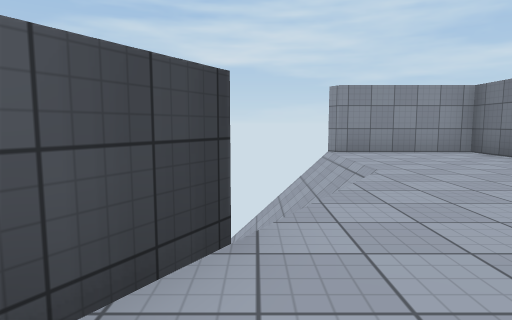
[1] (above)

17 first-person views from a walk through a Unity game level. The camera is 1.2 m above the floor, tilts 6° down and sees 75° across. The floor is counted in squares, 2 m on a side. Each view is taken from the middle of a square. On the plan, view 1 faces up. The plan holds only what a view shows up to about 10 squares ahead; the rest is blank. Surface patterns are stand-ins for the level's own textures.

[2]
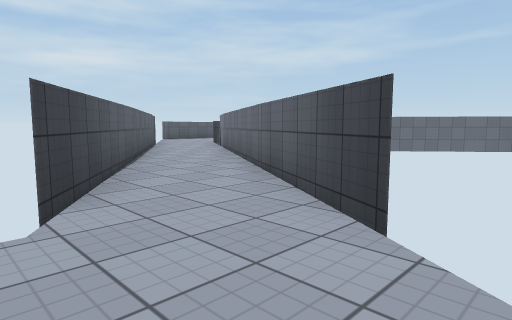

[3]
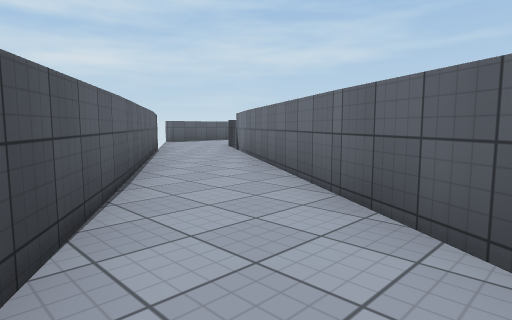

[4]
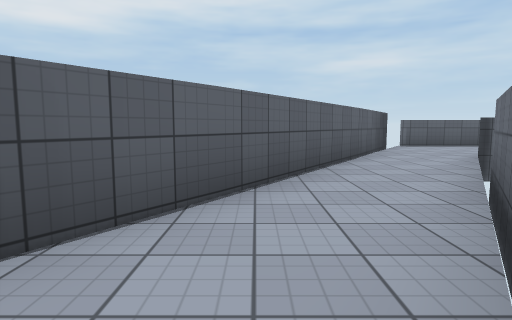

[5]
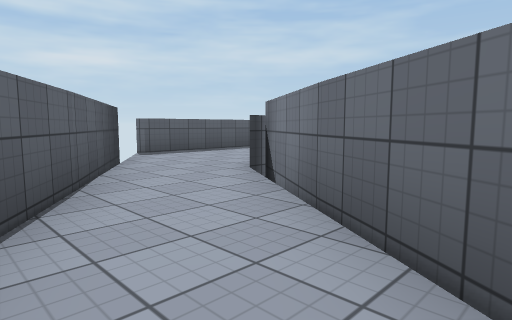

[6]
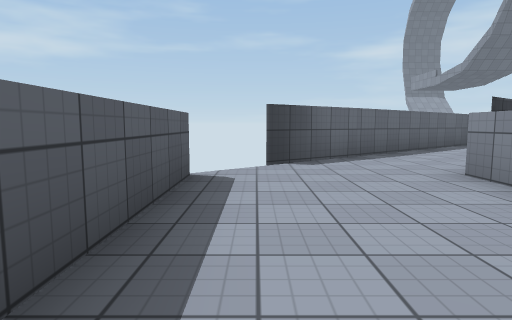

[7]
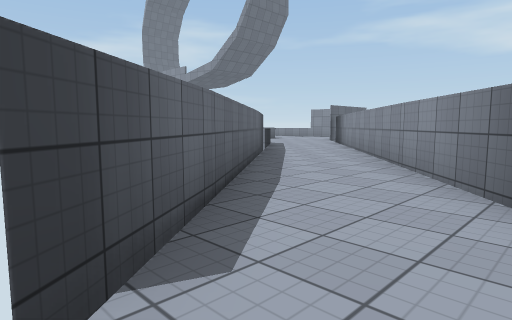

[8]
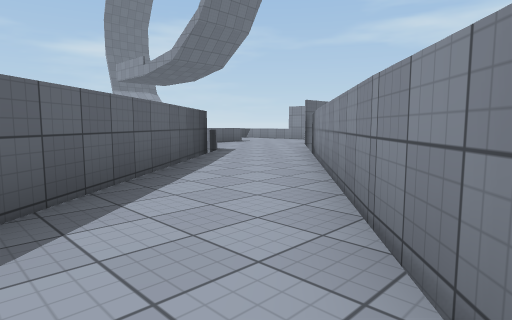

[9]
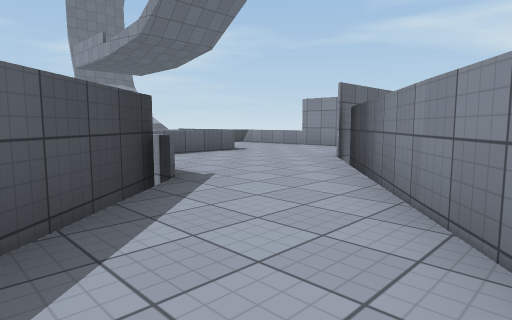

[10]
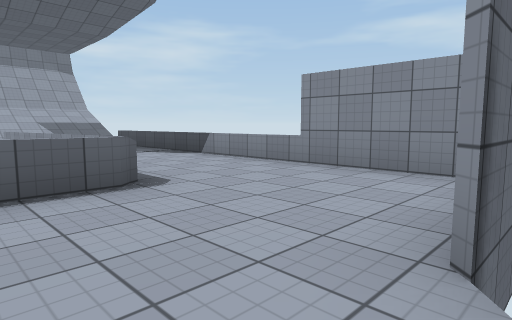

[11]
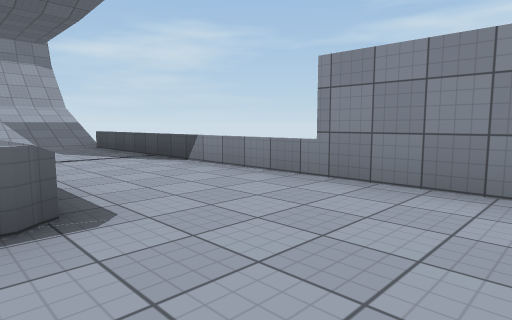

[12]
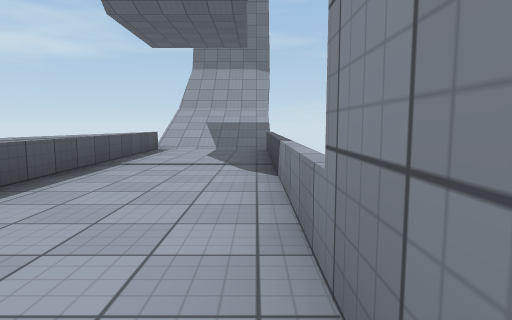

[13]
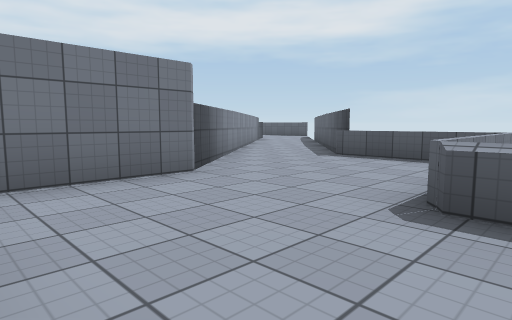

[14]
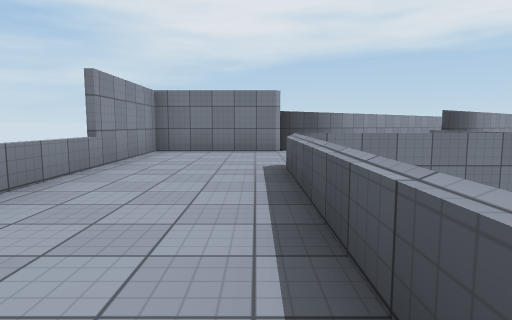

[15]
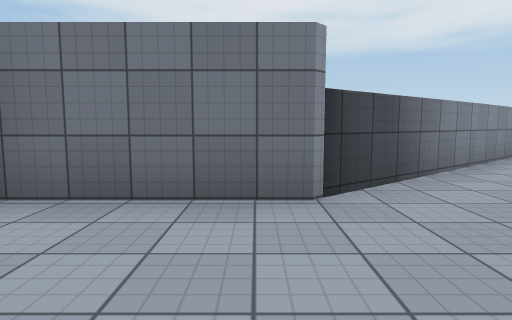

[16]
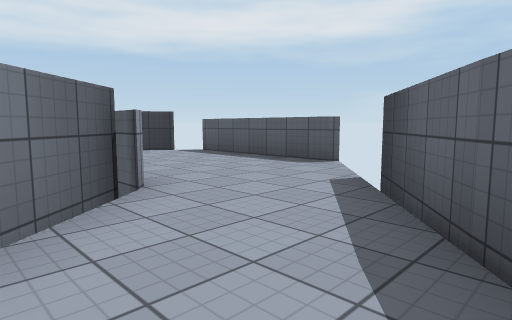

[17]
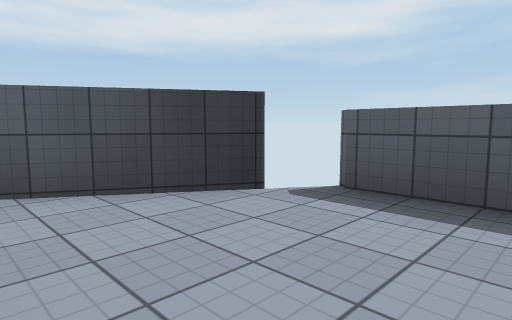

### Floor plan
Key: @ floor where view 1 was taken; # wall or solid block; x gap in a wall; . floor; / step, stairs or slope; = window, fence, low wall or low ledge.
Columns run from 29 left of view 1 to 5 right of it. Each row starts with its distance up from view 1.
  8                                ####
  7                              //...#
  6     ##########               //...#
  5 ///..........#                /...
  4 ///..........#                 ..
  3  //..........#                ...
  2    =======...##             ##..
  1           ....##           ##...
  0           .....##          #.@#
 -1           ===...##        ##..#
 -2             ##...##      ##..##
 -3              ##...#      #...#
 -4               ##..##    ##..##
 -5                ##..##   #..##
 -6                 #...#  ##..#
 -7                 ##........##
 -8                  ##......##
 -9                   ##.....#
-10                     x### #

Positions as (right, up) in squares from view 1, and headings:
1: (0, 0), facing up
2: (2, 3), facing down-left
3: (1, 1), facing down-left
4: (-1, 0), facing down
5: (-2, -3), facing down-left
6: (-5, -9), facing left
7: (-9, -9), facing up-left
8: (-10, -6), facing up-left
9: (-13, -3), facing up-left
10: (-16, 1), facing up-left
11: (-17, 2), facing up-left
12: (-18, 5), facing left
13: (-20, 5), facing down-right
14: (-24, 3), facing right
15: (-19, 3), facing right
16: (-12, -5), facing down-right
17: (-7, -7), facing down-right
